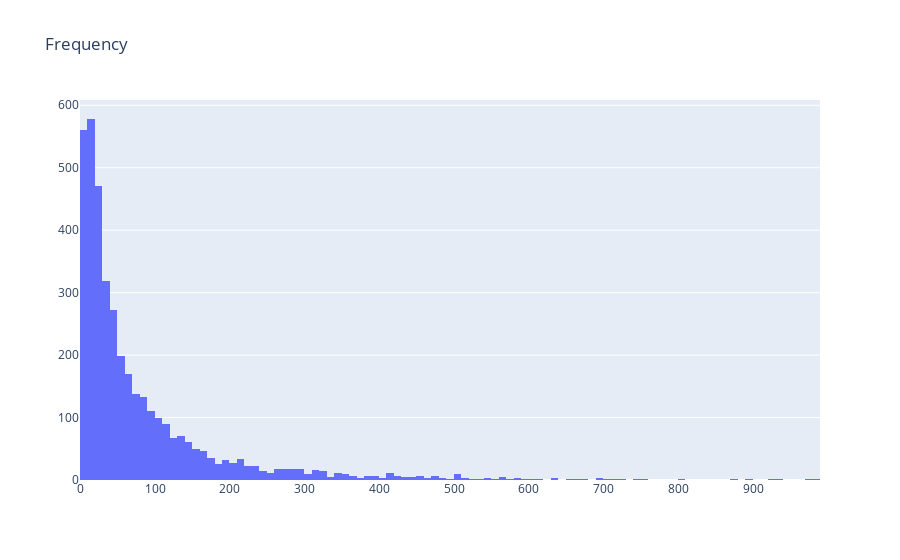

Notebook cell for this chart:
### Markdown cell above
## Frequency

### Code cell
df_frequency = df_uk.groupby('CustomerID').InvoiceDate.count().reset_index()
df_frequency.columns = ['CustomerID','Frequency']

#add this data to our main dataframe
df_user = pd.merge(df_user, df_frequency, on='CustomerID')

#plot the histogram
plot_data = [
    go.Histogram(
        x=df_user.query('Frequency < 1000')['Frequency']
    )
]

plot_layout = go.Layout(
        title='Frequency'
    )
fig = go.Figure(data=plot_data, layout=plot_layout)
pyoff.iplot(fig)

### Figure 1 — Plotly figure (JSON) as saved in the notebook; plotly's stock layout.template omitted (floating-point values rounded to 4 significant figures; data arrays with more than 128 entries replaced by an {"elided": "..."} marker saying what was removed)
{"data": [{"type": "histogram", "x": {"elided": "3931 int values"}}], "layout": {"title": {"text": "Frequency"}}}
